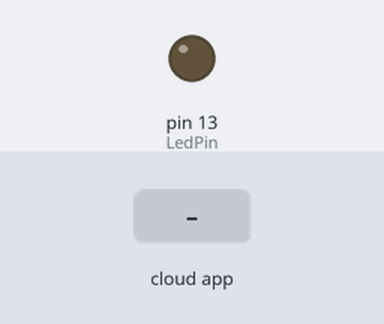
Recording of a sketch running on a simulated Arduino Uno, built with avr-gcc and run on an emulated ATmega328P. On the bench: output pins drawn as LEDs (lit = HIGH). The test bench sets the inputs (shaded band). The ROS host is connected and sends only what is stated.

Above: at 1.2 s.
1.3 s: the phone or cloud app sets steering_angle to -100
At 2.1 s:
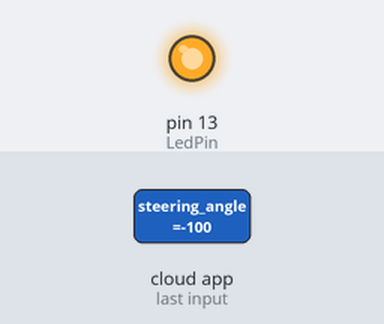
Timing chart, 0 to 4.3 s (numbered marks = the images above; inputs shaded):
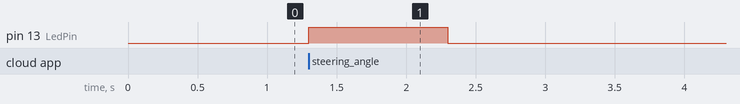

Measured:
- after the input at 1.3 s, pin 13 (LedPin): LOW → HIGH at once, → LOW 1.0 s later

The sketch:

Jetson_CAN_Node.ino
```cpp
/*
 * Test Node for Arduino that is connected to Nvidia Jetson. Subscribes to node and sends data through CAN bus.
 */

#include <ArduinoHardware.h>
#include <ros.h>
#include <std_msgs/Float32.h>
#include <CANSerializer.h>
#include <NV11DataSpeedo.h>

#define CAN_CS 10
#define LedPin 13

ros::NodeHandle nh;
CANSerializer serializer;
NV11DataSpeedo speedData;

void twistMessage(const std_msgs::Float32& twist_msg) {
	std_msgs::Float32 twist = twist_msg;
	// Write CAN code here
	CANFrame f;
	speedData.insertData(twist.data);
	speedData.packCAN(&f);
	bool sent = serializer.sendCanFrame(&f);

	// Turn LED on Arduino ON when CAN frame is sent successfully
	if (sent) {
		digitalWrite(LedPin, HIGH);
	}
	else {
		digitalWrite(LedPin, LOW);
	}
	delay(1000);
	digitalWrite(LedPin, LOW);
}

ros::Subscriber<std_msgs::Float32> sub("nv11/steering_angle", &twistMessage);

void setup() {
	nh.initNode();
	nh.subscribe(sub);
	pinMode(LedPin, OUTPUT);
	// Init CAN bus
	serializer.init(CAN_CS);
}

void loop() {
	nh.spinOnce();
}
```
